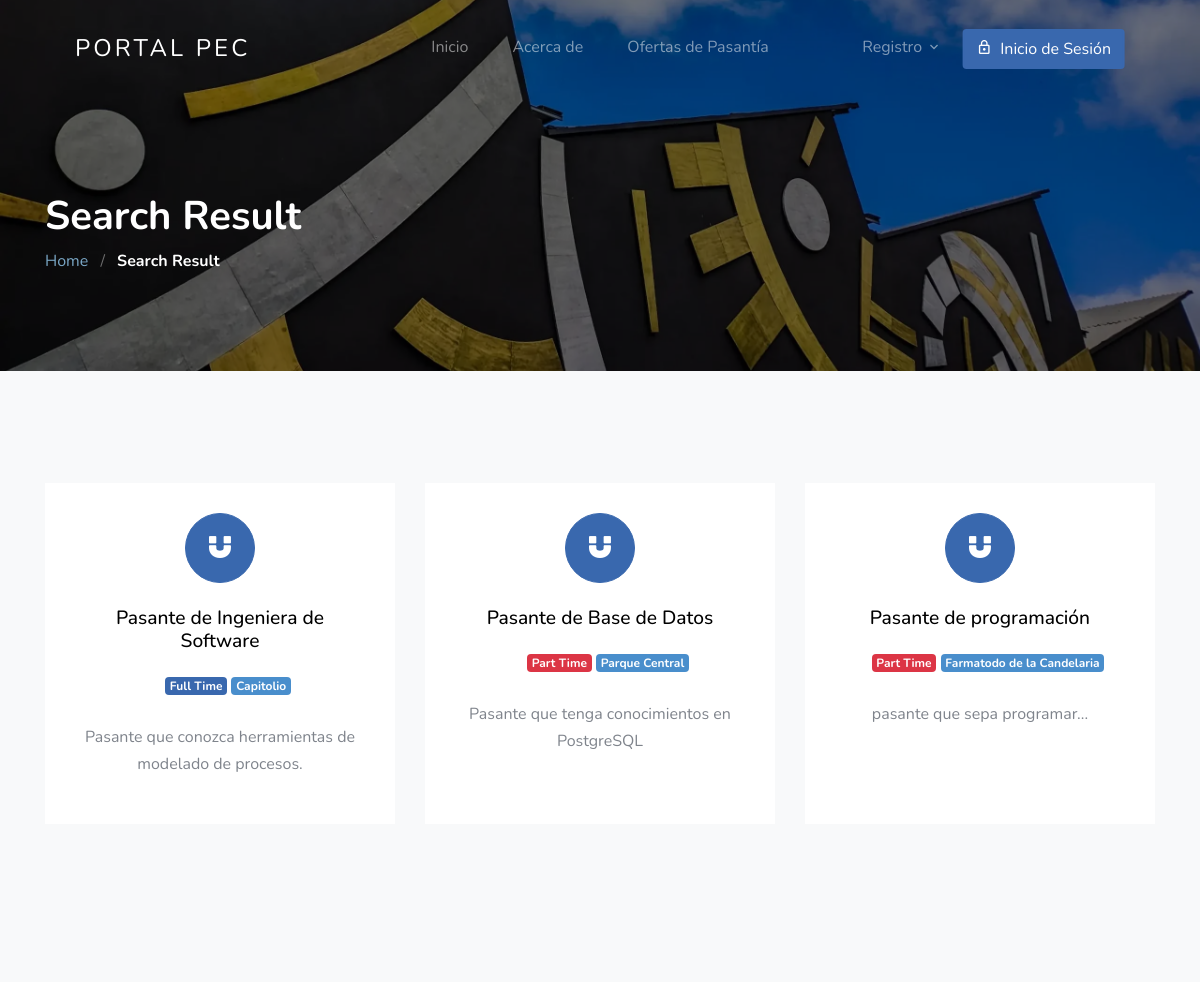
The app's page /result/ (upper part), older data.
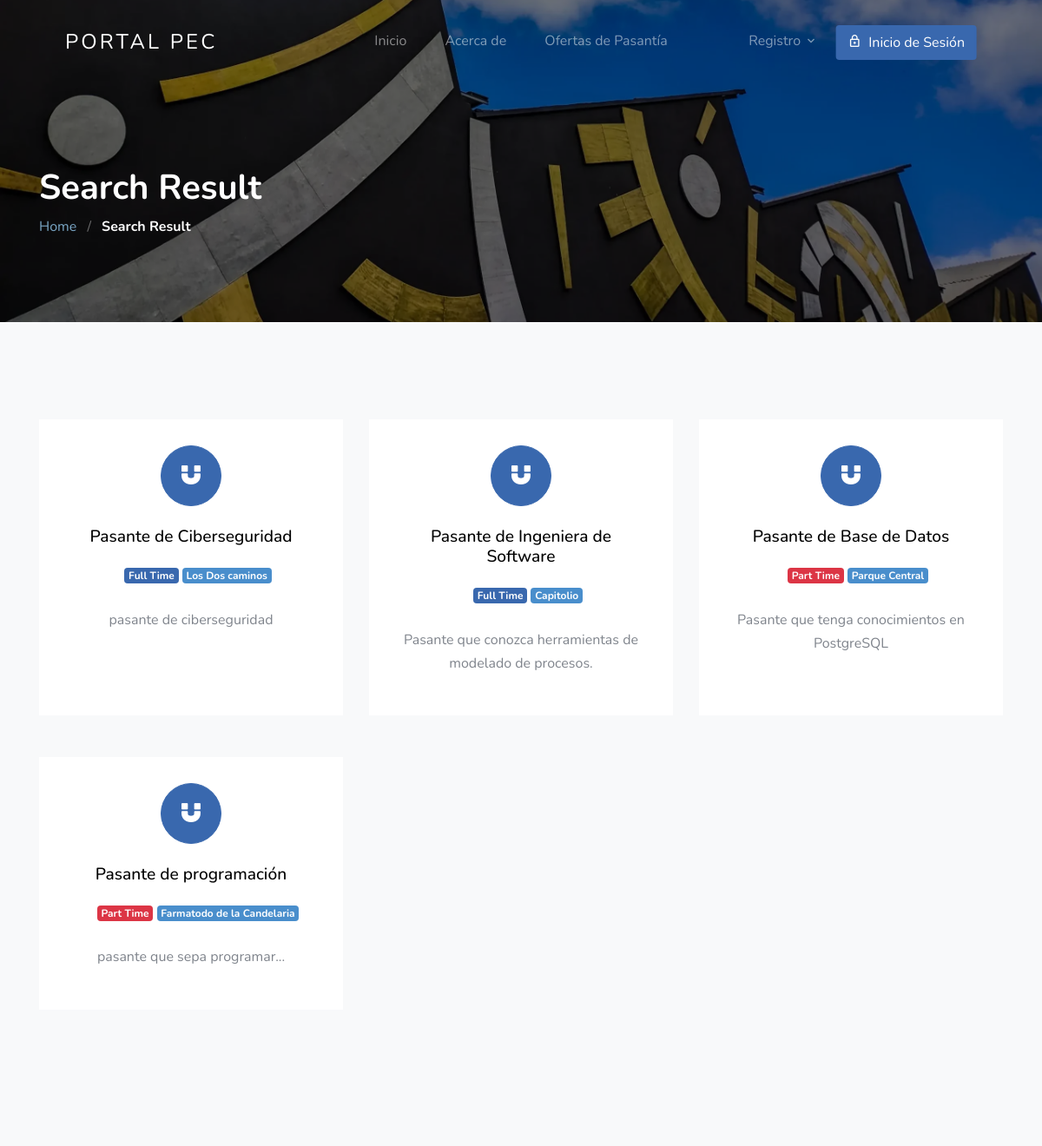
The same page, newer data.
### apps/jobapp/models/job.py (models this page shows, shortened)
class Job(TimeStampedModel, SoftDeleteModel):
    user = models.ForeignKey(User, related_name='User', on_delete=models.CASCADE)
    title = models.CharField(max_length=300, db_index=True)
    description = CKEditor5Field(config_name='extends')
    tags = TaggableManager()
    location = models.CharField(max_length=300, db_index=True)
    job_type = models.CharField(choices=JOB_TYPE, max_length=1, db_index=True)
    work_mode = models.CharField(choices=WORK_MODE, max_length=1, default='3')
    experience_level = models.CharField(choices=EXPERIENCE_LEVEL, max_length=1, default='0')
    category = models.ForeignKey(Category, related_name='Category', on_delete=models.CASCADE)
    salary = models.CharField(max_length=30, blank=True)
    views_count = models.PositiveIntegerField(default=0)
    company_name = models.CharField(max_length=300, db_index=True)
    company_description = CKEditor5Field(config_name='extends', blank=True, null=True)
    url = models.URLField(max_length=200)
    last_date = models.DateField()
    is_published = models.BooleanField(default=False)
    is_closed = models.BooleanField(default=False)
    class Meta:
        indexes = [
            models.Index(fields=['title', 'location']),
            models.Index(fields=['is_published', 'is_closed']),
        ]

### apps/jobapp/views/public.py (the view)
# urls.py: path('result/', SearchResultView.as_view(), name='search_result'),
class SearchResultView(ListView):
    template_name = 'jobapp/result.html'
    context_object_name = 'page_obj'
    paginate_by = 10
    def get_queryset(self):
        return search_jobs(
            title_or_company=self.request.GET.get('job_title_or_company_name'),
            location=self.request.GET.get('location'),
            category_id=self.request.GET.get('category'),
        )

### apps/jobapp/selectors.py (called while the page is built)
def search_jobs(title_or_company: str | None = None, location: str | None = None, category_id: str | None = None) -> QuerySet[Job]:
    job_list = Job.objects.select_related('category', 'user').filter(is_deleted=False).order_by('-updated_at')
    if title_or_company:
        job_list = job_list.filter(title__icontains=title_or_company) | job_list.filter(company_name__icontains=title_or_company)
    if location:
        job_list = job_list.filter(location__icontains=location)
    if category_id:
        job_list = job_list.filter(category_id=category_id)
    return job_list

### template/jobapp/result.html (shortened to what this page needs)
{% extends 'base.html' %}
{% load static %}
{% block content %}
<section class="section-hero overlay inner-page bg-image"
  style="background-image: url('{% static 'images/hero_1.jpg' %}');" id="home-section">
  <div class="container">
    <div class="row">
      <div class="col-md-7">
        <h1 class="text-white font-weight-bold">Search Result</h1>
        <div class="custom-breadcrumbs">
          <a href="{% url 'jobapp:home' %}">Home</a> <span class="mx-2 slash">/</span>
          <span class="text-white"><strong>Search Result</strong></span>
        </div>
      </div>
    </div>
  </div>
</section>
<section class="site-section services-section bg-light block__62849" id="next-section">
  <div class="container">
    <div class="row">
      {% for job in page_obj %}
      <div class="col-6 col-md-6 col-lg-4 mb-4 mb-lg-5">
        <a href="{% url 'jobapp:single-job' job.id %}" class="block__16443 min-h text-center d-block">
          <span class="custom-icon mx-auto"><span class="icon-magnet d-block"></span></span>
          <h3>{{ job.title }}</h3>
          <ul class="job-listing-meta list-unstyled pl-3 mb-0">
            <li class="menu-fix mb-2">
              {% if job.job_type == '1' %}
              <span class="badge badge-primary">
                Full Time
              </span>
              {% elif job.job_type == '2'%}
              <span class="badge badge-danger">
                Part Time
              </span>
              {% else %}
              <span class="badge badge-info">
                Internship
              </span>
              {% endif %}
            </li>
            <li class="badge badge-secondary menu-fix mb-2"> {{ job.location }}</li>
          </ul>
          <p>{{ job.description | safe | truncatechars:100}}</p>
        </a>
      </div>
      {% endfor %}
    </div>
  </div>
</section>
{% endblock content %}

Row changes from the older to the newer data that the page shows:
added Job: title "Pasante de Ciberseguridad", job_type "Full Time", location "Los Dos caminos", description "pasante de ciberseguridad"
